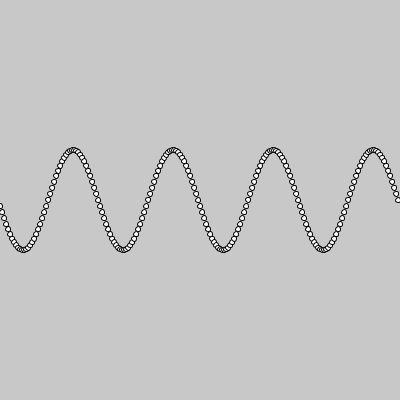
Frame 1 (no input)
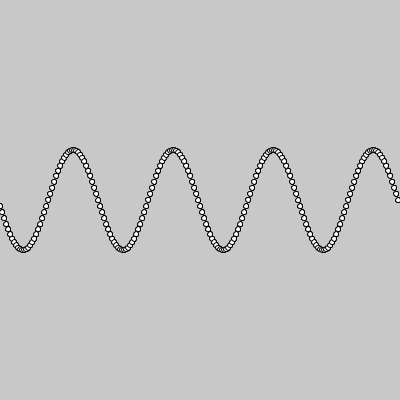
Frame 2 (the mouse pressed at the canvas centre, redrawn once)

The Processing sketch that drew these frames (run headless with seeded random() and noise(); the mouse was pressed at the canvas centre and the sketch redrawn once):

// Processing sketch: sinF
// ── sinF.pde
//void settings(){
//size(400,400);
//}

//void setup(){
//fill(255);
//frameRate(60);
//}

//void draw(){
//  background(200);
  
//  //draw the clock
//  stroke(1);
//  rectMode(CENTER);
//  fill(255);
//  rect(200,200,350,250);
  
//  float h = hour();
//  float m = minute();
//  float s = second();
  
//  textSize(64);
//  fill(0);
//  if (s<10){
//  text(int(h) + ":" + int(m) + ":" + "0" + int(s), 60, 220);
//  }
//  else{
//    text(int(h) + ":" + int(m) + ":" + int(s), 60, 220);
//  }
//}

// ── sin_function.pde
float angleChange = TWO_PI / 50;
float angle = 0.0;

void settings(){
  size(400,400);
}

void setup(){
  background(200);
}

void draw(){
  stroke(0);
  strokeWeight(1);
  fill(255);
  
  for (int i = 0; i <400; i = i+2){
      angle = angle + angleChange;
      ellipse(i, 200 + 50*sin(angle),5,5);
  }
  noLoop();
}
